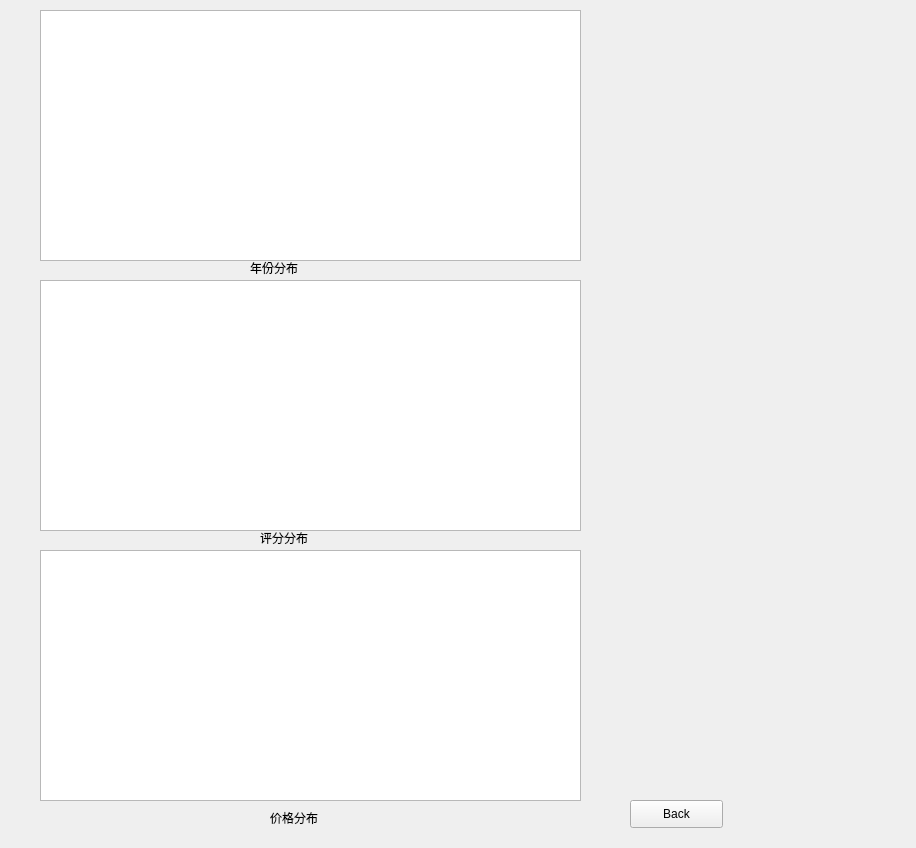
<?xml version="1.0" encoding="UTF-8"?>
<ui version="4.0">
 <class>Form</class>
 <widget class="QWidget" name="Form">
  <property name="geometry">
   <rect>
    <x>0</x>
    <y>0</y>
    <width>916</width>
    <height>848</height>
   </rect>
  </property>
  <property name="windowTitle">
   <string>Form</string>
  </property>
  <widget class="QGraphicsView" name="graphicsView">
   <property name="geometry">
    <rect>
     <x>40</x>
     <y>10</y>
     <width>541</width>
     <height>251</height>
    </rect>
   </property>
  </widget>
  <widget class="QGraphicsView" name="graphicsView_2">
   <property name="geometry">
    <rect>
     <x>40</x>
     <y>280</y>
     <width>541</width>
     <height>251</height>
    </rect>
   </property>
  </widget>
  <widget class="QLabel" name="label">
   <property name="geometry">
    <rect>
     <x>250</x>
     <y>260</y>
     <width>72</width>
     <height>15</height>
    </rect>
   </property>
   <property name="text">
    <string>年份分布</string>
   </property>
  </widget>
  <widget class="QLabel" name="label_2">
   <property name="geometry">
    <rect>
     <x>260</x>
     <y>530</y>
     <width>72</width>
     <height>15</height>
    </rect>
   </property>
   <property name="text">
    <string>评分分布</string>
   </property>
  </widget>
  <widget class="QGraphicsView" name="graphicsView_3">
   <property name="geometry">
    <rect>
     <x>40</x>
     <y>550</y>
     <width>541</width>
     <height>251</height>
    </rect>
   </property>
  </widget>
  <widget class="QLabel" name="label_3">
   <property name="geometry">
    <rect>
     <x>270</x>
     <y>810</y>
     <width>72</width>
     <height>15</height>
    </rect>
   </property>
   <property name="text">
    <string>价格分布</string>
   </property>
  </widget>
  <widget class="QPushButton" name="pushButton">
   <property name="geometry">
    <rect>
     <x>630</x>
     <y>800</y>
     <width>93</width>
     <height>28</height>
    </rect>
   </property>
   <property name="text">
    <string>Back</string>
   </property>
  </widget>
 </widget>
 <resources/>
 <connections/>
</ui>
